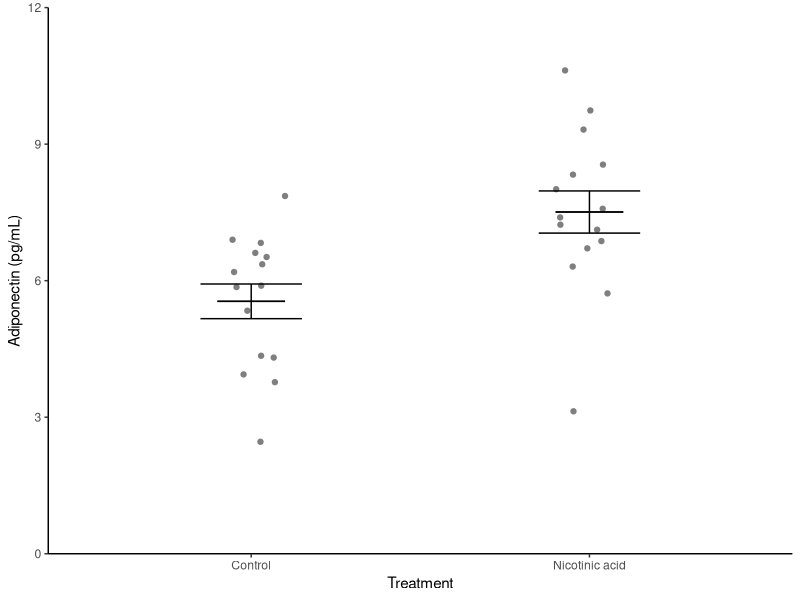
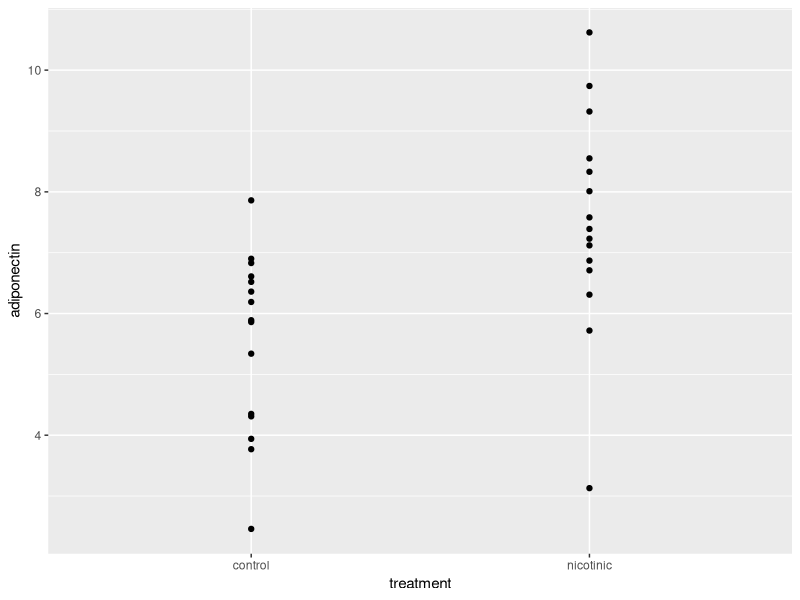
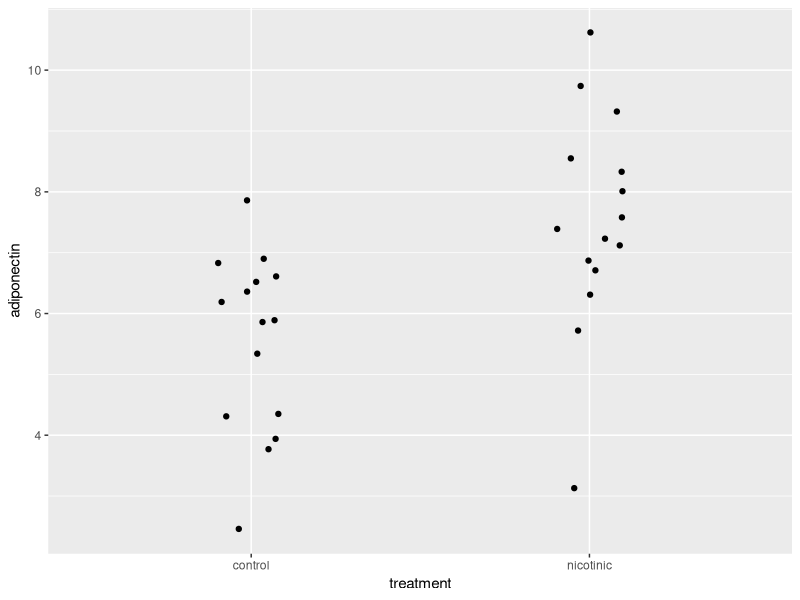
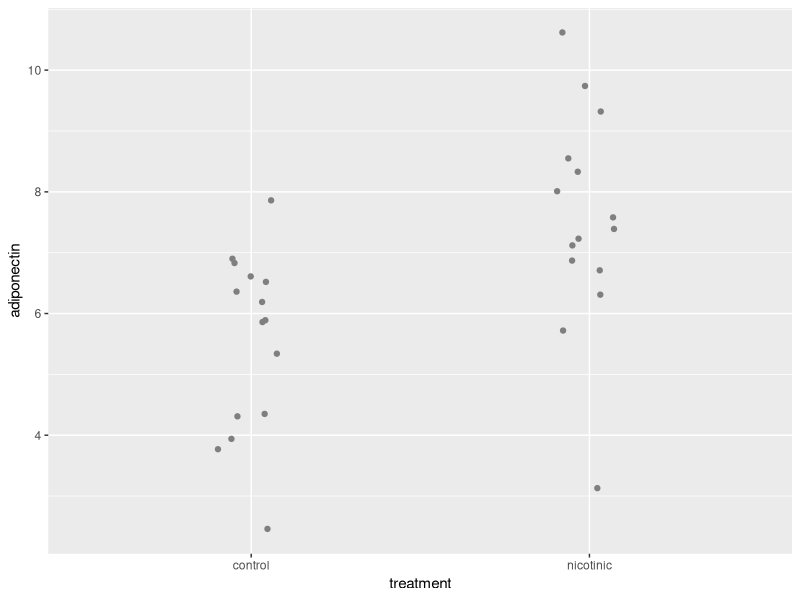
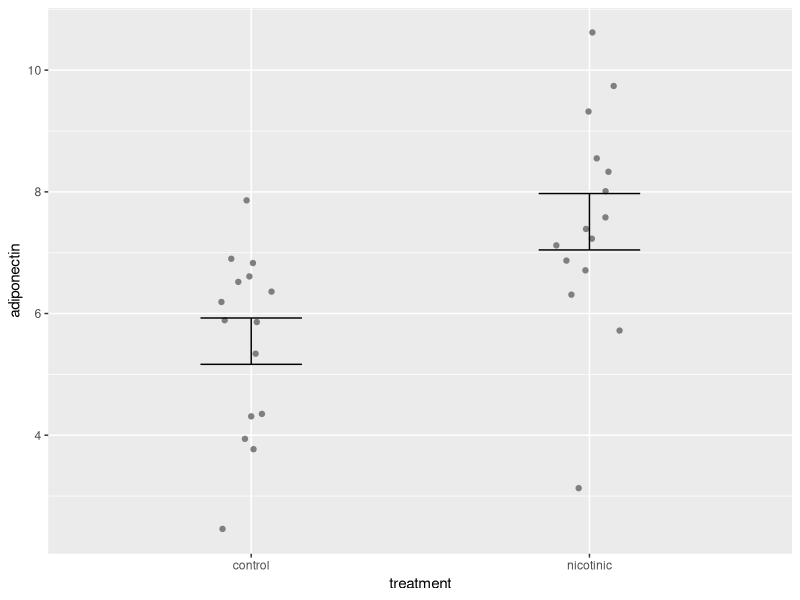
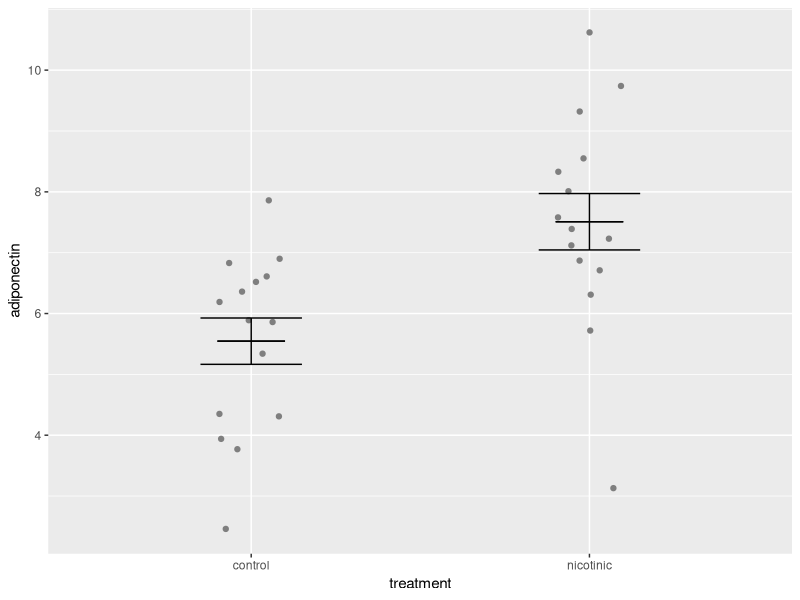
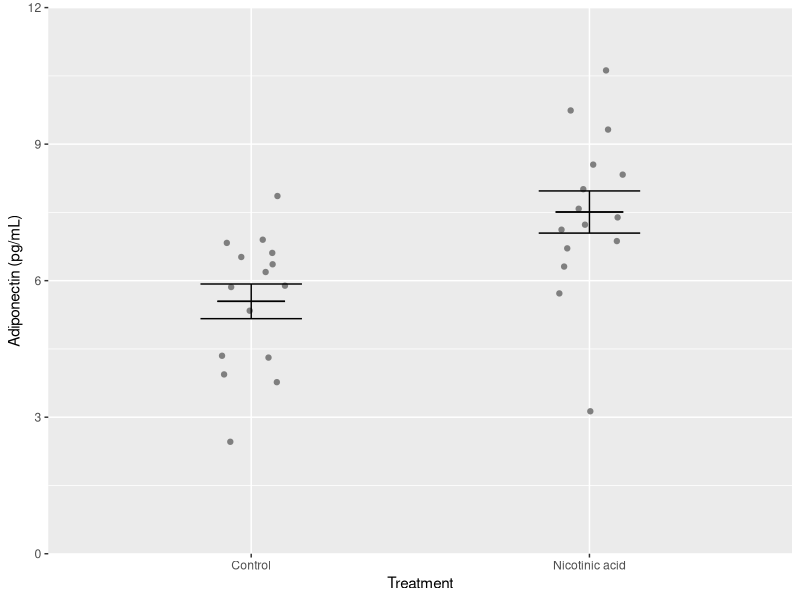
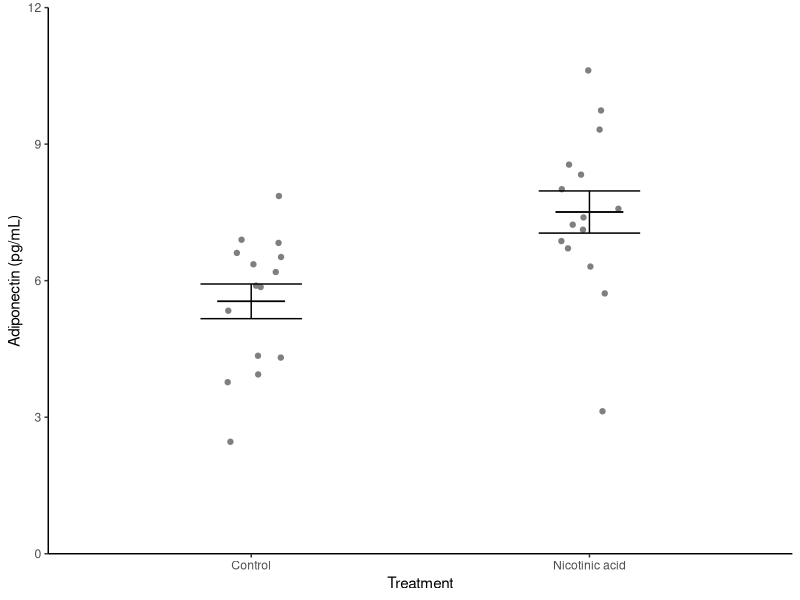

Write the R code that produced these figures, in order.
## ---- chunk 1
#| include: false
library(tidyverse)
## ---- chunk 2
#| include: false

#---CODING ANSWER---
adipocytes <- read_table("data-raw/adipocytes.txt")
## ---- chunk 3
adip_summary <- adipocytes %>%
  group_by(treatment) %>%
  summarise(mean = mean(adiponectin),
            std = sd(adiponectin),
            n = length(adiponectin),
            se = std/sqrt(n))

## ---- chunk 4
#| echo: false
knitr::kable(adip_summary) %>% kableExtra::kable_styling()
## ---- chunk 5
#| echo: false

ggplot() +
  geom_point(data = adipocytes, aes(x = treatment, y = adiponectin),
             position = position_jitter(width = 0.1, height = 0),
             colour = "gray50") +
  geom_errorbar(data = adip_summary, 
                aes(x = treatment, ymin = mean - se, ymax = mean + se),
                width = 0.3) +
  geom_errorbar(data = adip_summary, 
                aes(x = treatment, ymin = mean, ymax = mean),
                width = 0.2) +
  scale_y_continuous(name = "Adiponectin (pg/mL)", 
                     limits = c(0, 12), 
                     expand = c(0, 0)) +
  scale_x_discrete(name = "Treatment", 
                   labels = c("Control", "Nicotinic acid")) +
  theme_classic()

## ---- chunk 6
ggplot() +
  geom_point(data = adipocytes, 
             aes(x = treatment, y = adiponectin))
## ---- chunk 7
ggplot() +
  geom_point(data = adipocytes, 
             aes(x = treatment, y = adiponectin),
             position = position_jitter(width = 0.1, height = 0))
## ---- chunk 8
ggplot() +
  geom_point(data = adipocytes, 
             aes(x = treatment, y = adiponectin),
             position = position_jitter(width = 0.1, height = 0),
             colour = "grey50")
## ---- chunk 9
ggplot() +
  geom_point(data = adipocytes, aes(x = treatment, y = adiponectin),
             position = position_jitter(width = 0.1, height = 0),
             colour = "grey50") +
  geom_errorbar(data = adip_summary, 
                aes(x = treatment, ymin = mean - se, ymax = mean + se),
                width = 0.3) 
  
## ---- chunk 10
ggplot() +
  geom_point(data = adipocytes, aes(x = treatment, y = adiponectin),
             position = position_jitter(width = 0.1, height = 0),
             colour = "grey50") +
  geom_errorbar(data = adip_summary, 
                aes(x = treatment, ymin = mean - se, ymax = mean + se),
                width = 0.3) +
  geom_errorbar(data = adip_summary, 
                aes(x = treatment, ymin = mean, ymax = mean),
                width = 0.2)
  
## ---- chunk 11
ggplot() +
  geom_point(data = adipocytes, aes(x = treatment, y = adiponectin),
             position = position_jitter(width = 0.1, height = 0),
             colour = "grey50") +
  geom_errorbar(data = adip_summary, 
                aes(x = treatment, ymin = mean - se, ymax = mean + se),
                width = 0.3) +
  geom_errorbar(data = adip_summary, 
                aes(x = treatment, ymin = mean, ymax = mean),
                width = 0.2) +
  scale_y_continuous(name = "Adiponectin (pg/mL)", 
                     limits = c(0, 12), 
                     expand = c(0, 0)) +
  scale_x_discrete(name = "Treatment", 
                   labels = c("Control", "Nicotinic acid"))
  
## ---- chunk 12
ggplot() +
  geom_point(data = adipocytes, aes(x = treatment, y = adiponectin),
             position = position_jitter(width = 0.1, height = 0),
             colour = "gray50") +
  geom_errorbar(data = adip_summary, 
                aes(x = treatment, ymin = mean - se, ymax = mean + se),
                width = 0.3) +
  geom_errorbar(data = adip_summary, 
                aes(x = treatment, ymin = mean, ymax = mean),
                width = 0.2) +
  scale_y_continuous(name = "Adiponectin (pg/mL)", 
                     limits = c(0, 12), 
                     expand = c(0, 0)) +
  scale_x_discrete(name = "Treatment", 
                   labels = c("Control", "Nicotinic acid")) +
  theme_classic()
## ---- chunk 13
adipfig <- ggplot() +
  geom_point(data = adipocytes, aes(x = treatment, y = adiponectin),
             position = position_jitter(width = 0.1, height = 0),
             colour = "gray50") +
  geom_errorbar(data = adip_summary, 
                aes(x = treatment, ymin = mean - se, ymax = mean + se),
                width = 0.3) +
  geom_errorbar(data = adip_summary, 
                aes(x = treatment, ymin = mean, ymax = mean),
                width = 0.2) +
  scale_y_continuous(name = "Adiponectin (pg/mL)", 
                     limits = c(0, 12), 
                     expand = c(0, 0)) +
  scale_x_discrete(name = "Treatment", 
                   labels = c("Control", "Nicotinic acid")) +
  theme_classic()
## ---- chunk 14
ggsave("figures/adipocytes.png",
       plot = adipfig,
       device = "png",
       width = 3,
       height = 3,
       units = "in",
       dpi = 300)
## ---- chunk 15
#| include: false

#---CODING ANSWER---
seal <- read_csv("data-raw/seal.csv")
## ---- chunk 16
#| include: false

#---CODING ANSWER---

seal_summary <- seal %>%
  group_by(species) %>%
  summarise(mean = mean(myoglobin),
            std = sd(myoglobin),
            n = length(myoglobin),
            se = std/sqrt(n))

## ---- chunk 17
#| echo: false
knitr::kable(seal_summary) %>% kableExtra::kable_styling()
## ---- chunk 18
#| echo: false

#---CODING ANSWER---

sealfig <- ggplot() +
  geom_point(data = seal, aes(x = species, y = myoglobin),
             position = position_jitter(width = 0.1, height = 0),
             colour = "gray50") +
  geom_errorbar(data = seal_summary, 
                aes(x = species, ymin = mean - se, ymax = mean + se),
                width = 0.3) +
  geom_errorbar(data = seal_summary, 
                aes(x = species, ymin = mean, ymax = mean),
                width = 0.2) +
  scale_y_continuous(name = "Myoglobin concentration",
                     limits = c(0, 80), 
                     expand = c(0, 0)) +
  scale_x_discrete(labels = c("Bladdernose", "Harbour", "Weddell"), 
                   name = "Seal Species") +
  theme_classic()

## ---- chunk 19

ggsave("figures/seal-muscle.png",
       plot = sealfig,
       device = "png",
       width = 3,
       height = 3,
       units = "in",
       dpi = 300)
## ---- chunk 20
#| include: false

#---CODING ANSWER---
pigeons <- read_table("data-raw/pigeon.txt")
## ---- chunk 21
#| echo: false
knitr::kable(pigeons) %>%
  kableExtra::kable_styling() |> 
  kableExtra::scroll_box(height = "200px")
## ---- chunk 22
#| echo: false
pigeons |> 
  pivot_longer(cols = everything(),
               names_to = "population",
               values_to = "distance") |> 
knitr::kable() %>% 
  kableExtra::kable_styling() |> 
  kableExtra::scroll_box(height = "200px")
## ---- chunk 23
pigeons <- pivot_longer(data = pigeons, 
                        cols = everything(), 
                        names_to = "population", 
                        values_to = "distance")

## ---- chunk 24
#| include: false

#---CODING ANSWER---
ulna_heights <- read_table("data-raw/height.txt")
## ---- chunk 25
ulna_heights_summary <- ulna_heights %>%
  summarise(n = length(ulna),
            mean_ulna = mean(ulna),
            std_ulna = sd(ulna),
            se_ulna = std_ulna/sqrt(n),
            mean_height = mean(height),
            std_height = sd(height),
            se_height = std_height/sqrt(n))

## ---- chunk 26
#| echo: false
knitr::kable(ulna_heights_summary) %>% kableExtra::kable_styling()
## ---- chunk 27
ggplot(data = ulna_heights, aes(x = ulna, y = height)) +
  geom_point()
## ---- chunk 28
#| echo: false

#---CODING ANSWER---
ulnafig <- ggplot(data = ulna_heights, aes(x = ulna, y = height)) +
  geom_point() +
  scale_x_continuous(name = "Ulna length (cm)",
                     limits = c(0, 40), 
                     expand = c(0, 0)) +
  scale_y_continuous(name = "Height (m)",
                     limits = c(0, 2.1), 
                     expand = c(0, 0)) +
  theme_classic()
ggsave("figures/ulna_heights.png",
       plot = ulnafig,
       device = "png",
       width = 3,
       height = 3,
       units = "in",
       dpi = 300)
